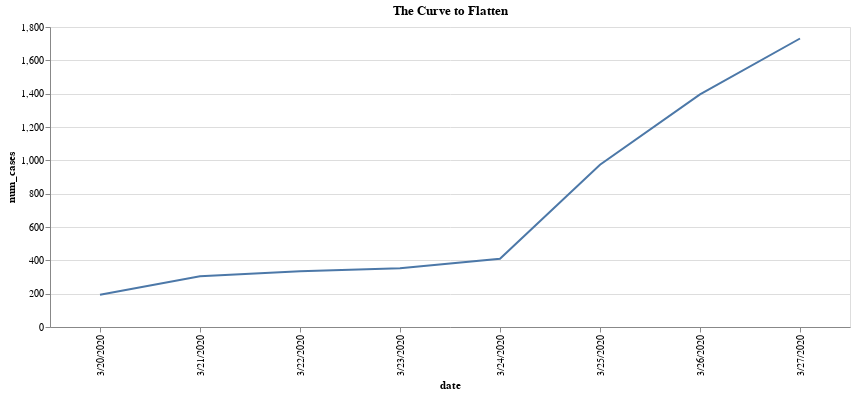

Notebook source saved alongside this figure:
### Code cell
# Everybody loves a good chart.  This one should become more useful over time.

import altair as alt

totals = pd.DataFrame({'num_cases' : df_num_cases.astype({'num_cases': 'int'}).groupby("date")["num_cases"].sum()}).reset_index()

alt.Chart(totals, title="The Curve to Flatten").mark_line().encode(
    x='date:O',
    y='num_cases:Q'
).properties(
  width=800
).interactive(bind_y=False)

### Figure 1 — Vega-Lite specification as saved in the notebook (floating-point values rounded to 4 significant figures)
{"config": {"view": {"continuousWidth": 400, "continuousHeight": 300}}, "data": {"name": "data-23bd05abc91c8acde1d8ef7a0fa6ad62"}, "mark": "line", "encoding": {"x": {"type": "ordinal", "field": "date"}, "y": {"type": "quantitative", "field": "num_cases"}}, "selection": {"selector004": {"type": "interval", "bind": "scales", "encodings": ["x"]}}, "title": "The Curve to Flatten", "width": 800, "$schema": "https://vega.github.io/schema/vega-lite/v4.0.2.json", "datasets": {"data-23bd05abc91c8acde1d8ef7a0fa6ad62": [{"date": "3/20/2020", "num_cases": 194}, {"date": "3/21/2020", "num_cases": 304}, {"date": "3/22/2020", "num_cases": 334}, {"date": "3/23/2020", "num_cases": 352}, {"date": "3/24/2020", "num_cases": 410}, {"date": "3/25/2020", "num_cases": 974}, {"date": "3/26/2020", "num_cases": 1396}, {"date": "3/27/2020", "num_cases": 1731}]}}
